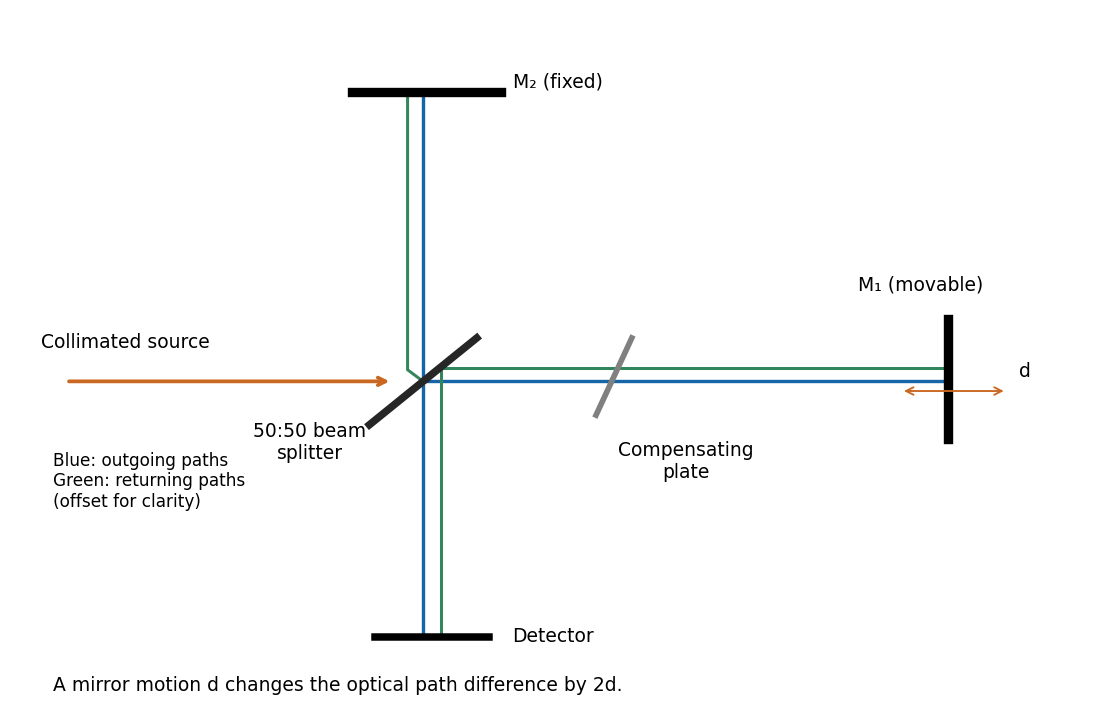

This chart was generated by the following Python code:
"""Original solution figure; tested with Python 3.14.4.
Uses NumPy 2.3.5 and Matplotlib 3.10.7 from the root pyproject.toml.
Writes its PNG basename to the current working directory.
"""
import numpy as np
import matplotlib
matplotlib.use("Agg")
import matplotlib.pyplot as plt
from pathlib import Path
plt.rcParams.update({"font.size": 10, "axes.spines.top": False, "axes.spines.right": False, "figure.facecolor": "white", "axes.facecolor": "white", "savefig.facecolor": "white"})
from matplotlib.patches import Rectangle
fig,ax=plt.subplots(figsize=(8.3,5.3),layout="constrained")
ax.set_xlim(-3.5,5.8);ax.set_ylim(-3.4,3.9);ax.axis("off")
# Shift the returning tracks slightly for readability; optical axes meet at BS.
ax.annotate("",xy=(-.25,0),xytext=(-3,0),arrowprops={"arrowstyle":"->","color":"#ca6720","lw":2})
ax.text(-3.2,.35,"Collimated source")
ax.plot([0,4.4],[0,0],color="#1565a8",lw=1.8)
ax.plot([0,0],[0,3],color="#1565a8",lw=1.8)
ax.plot([4.4,.15,.15],[.14,.14,-2.6],color="#33865b",lw=1.6)
ax.plot([-.13,-.13,0],[3,.12,0],color="#33865b",lw=1.6)
ax.plot([0,0],[-.05,-2.6],color="#1565a8",lw=1.8)
ax.plot([-.45,.45],[-.45,.45],color="0.15",lw=4)
ax.text(-.95,-.8,"50:50 beam\nsplitter",ha="center")
ax.plot([4.4,4.4],[-.6,.65],color="k",lw=5)
ax.plot([-.6,.65],[3,3],color="k",lw=5)
ax.text(3.65,.95,"M₁ (movable)")
ax.text(.75,3.05,"M₂ (fixed)")
ax.annotate("",xy=(4.9,-.1),xytext=(4,-.1),arrowprops={"arrowstyle":"<->","color":"#ca6720"})
ax.text(5,.05,"d")
ax.plot([1.45,1.75],[-.35,.45],color="0.5",lw=3)
ax.text(2.2,-1,"Compensating\nplate",ha="center")
ax.plot([-.4,.55],[-2.65,-2.65],color="k",lw=4)
ax.text(.75,-2.7,"Detector")
ax.text(-3.1,-1.3,"Blue: outgoing paths\nGreen: returning paths\n(offset for clarity)",fontsize=9)
ax.text(-3.1,-3.2,"A mirror motion d changes the optical path difference by 2d.",fontsize=10)
fig.savefig(Path(__file__).with_suffix(".png").name,dpi=135)
